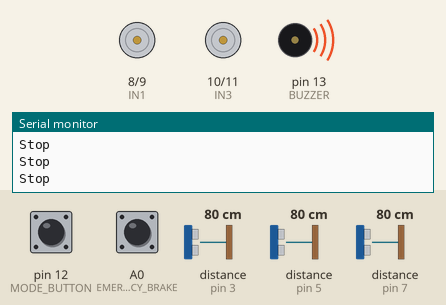
The sketch below on a simulated Arduino Uno, built with avr-gcc and run on an emulated ATmega328P. On the bench: motor-driver pin pairs drawn as motors (green arrow = first pin HIGH = forward, orange = second pin HIGH = backward, longer = more drive, scaled by the enable pin), buzzer (waves = sounding, pin HIGH), the last lines printed to the serial monitor. The test bench sets the inputs (shaded band); at power-on: A0 (EMERGENCY_BRAKE) HIGH, distance to the obstacle (sensors on pin 3, pin 5, pin 7) 80 cm, pin 12 (MODE_BUTTON) HIGH. The echo pulse lasts 58.3 µs per cm; pins used as bus, display or sensor lines are not drawn.

Above: at 1.25 s.
1.3 s: A0 (EMERGENCY_BRAKE) pulled LOW for 3.2 s
At 1.9 s:
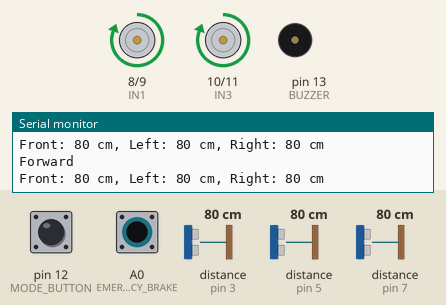
6.1 s: A0 (EMERGENCY_BRAKE) driven LOW
At 6.5 s:
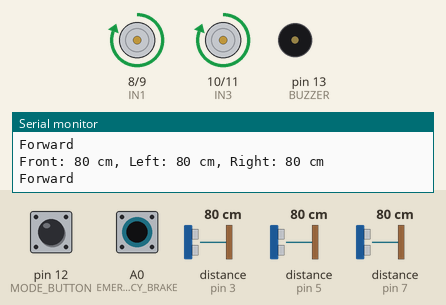
9.1 s: distance to the obstacle (sensor on pin 3) set to 13 cm
12.1 s: distance to the obstacle (sensor on pin 3) set to 10 cm
At 12.7 s:
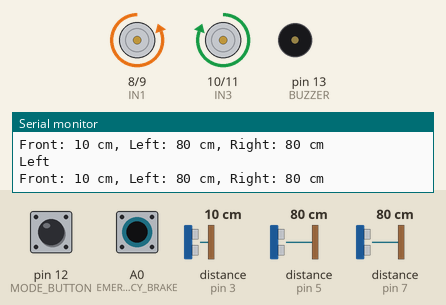
13.6 s: distance to the obstacle (sensor on pin 5) set to 74 cm
At 14.4 s:
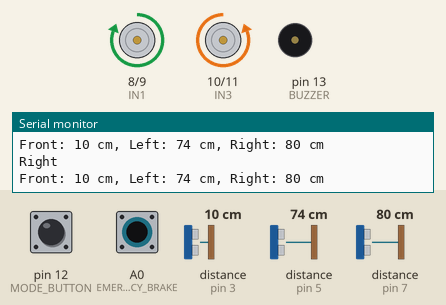
15.1 s: distance to the obstacle (sensor on pin 7) set to 69 cm
At 15.5 s:
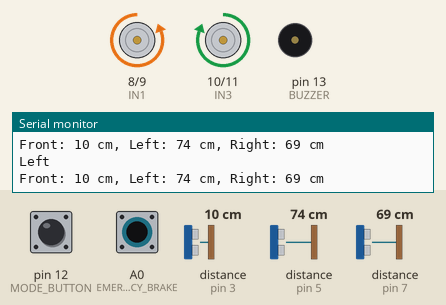
Timing chart, 0 to 17.6 s (numbered marks = the images above; inputs shaded):
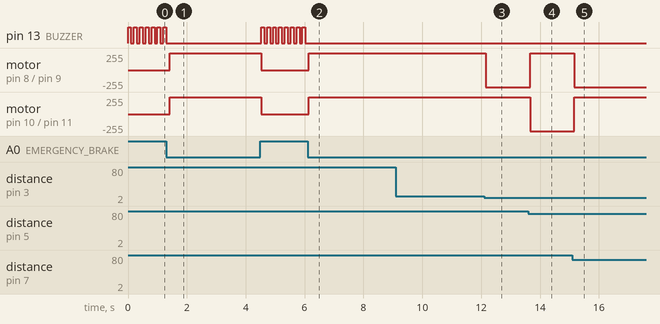

Measured:
- the behaviour switches between 12 and 11 cm on distance to the obstacle (sensor on pin 3) (found by bisection; images 2 and 3)
- the behaviour switches between 80 and 79 cm on distance to the obstacle (sensor on pin 5) (found by bisection; images 3 and 4)
- the behaviour switches between 75 and 74 cm on distance to the obstacle (sensor on pin 7) (found by bisection; images 4 and 5)
- after the input at 1.3 s, motor on pin 8 (IN1) / pin 9 (IN2), motor on pin 10 (IN3) / pin 11 (IN4): stopped → forward 255/255 after 0.12 s, → stopped 3.1 s later
- after the input at 6.1 s, pin 13 (BUZZER): stops changing and stays LOW; motor on pin 8 (IN1) / pin 9 (IN2), motor on pin 10 (IN3) / pin 11 (IN4): stopped → forward 255/255 at once
- after the input at 12.1 s, motor on pin 8 (IN1) / pin 9 (IN2): forward 255/255 → backward 255/255 after 0.06 s
- after the input at 13.6 s, motor on pin 8 (IN1) / pin 9 (IN2): backward 255/255 → forward 255/255 after 0.07 s; motor on pin 10 (IN3) / pin 11 (IN4): forward 255/255 → backward 255/255 after 0.07 s
- after the input at 15.1 s, motor on pin 8 (IN1) / pin 9 (IN2): forward 255/255 → backward 255/255 after 0.07 s; motor on pin 10 (IN3) / pin 11 (IN4): backward 255/255 → forward 255/255 after 0.07 s

The sketch:

Smart_Wheelchair.ino
```cpp
#include <SoftwareSerial.h>

// Define pins for ultrasonic sensors
#define TRIG_FRONT 2
#define ECHO_FRONT 3
#define TRIG_LEFT 4
#define ECHO_LEFT 5
#define TRIG_RIGHT 6
#define ECHO_RIGHT 7

// Define pins for motor driver
#define IN1 8
#define IN2 9
#define IN3 10
#define IN4 11

const int ena = A1;  // PWM pin for motor A
const int enb = A2; // PWM pin for motor B

const int Speed = 150; // Adjusted speed value (range 0-255)

// Define pin for buzzer (horn)
#define BUZZER 13
#define EMERGENCY_BRAKE A0
// Define pin for mode button
#define MODE_BUTTON 12

// Bluetooth module pins
SoftwareSerial BTSerial(0, 1); // RX | TX

// Threshold distance in centimeters
const int threshold = 11;

// Variables for path retribution
bool deviatingLeft = false;
bool deviatingRight = false;
unsigned long deviationStartTime = 0;
const unsigned long deviationDuration = 2000; // Time to deviate in milliseconds

void setup() {
    // Initialize serial communication
    Serial.begin(9600);
    BTSerial.begin(9600);

    // Set up the ultrasonic sensor pins
    pinMode(TRIG_FRONT, OUTPUT);
    pinMode(ECHO_FRONT, INPUT);
    pinMode(TRIG_LEFT, OUTPUT);
    pinMode(ECHO_LEFT, INPUT);
    pinMode(TRIG_RIGHT, OUTPUT);
    pinMode(ECHO_RIGHT, INPUT);

    // Set up the motor driver pins
    pinMode(IN1, OUTPUT);
    pinMode(IN2, OUTPUT);
    pinMode(IN3, OUTPUT);
    pinMode(IN4, OUTPUT);

    // Set up the buzzer pin
    pinMode(BUZZER, OUTPUT);
    digitalWrite(BUZZER, LOW);

    // Set up the mode button pin
    pinMode(MODE_BUTTON, INPUT_PULLUP);

    // Set up the emergency brake pin
    pinMode(EMERGENCY_BRAKE, INPUT_PULLUP);

    // Set PWM pins
    pinMode(ena, OUTPUT);
    pinMode(enb, OUTPUT);
}

void loop() {
    // Check the mode button state
    bool isBluetoothMode = digitalRead(MODE_BUTTON) == LOW;

    // Check the emergency brake state
    if (digitalRead(EMERGENCY_BRAKE) == HIGH) {
        // Emergency brake activated
        stop();
        digitalWrite(BUZZER, HIGH);
        delay(100); // Horn duration
        digitalWrite(BUZZER, LOW);
        delay(100); // Pause before the next loop iteration
        return; // Skip the rest of the loop
    }

    if (isBluetoothMode) {
        // Bluetooth control mode
        stop();
        if (BTSerial.available()) {
            char command = BTSerial.read();
            handleBluetoothCommand(command);
        }
    } else {
        // Automated control mode using ultrasonic sensors
        automatedControl();
    }
}

void automatedControl() {
    // Read distances from ultrasonic sensors
    long distanceFront = getDistance(TRIG_FRONT, ECHO_FRONT);
    long distanceLeft = getDistance(TRIG_LEFT, ECHO_LEFT);
    long distanceRight = getDistance(TRIG_RIGHT, ECHO_RIGHT);

    // Print distances to Serial Monitor
    Serial.print("Front: ");
    Serial.print(distanceFront);
    Serial.print(" cm, Left: ");
    Serial.print(distanceLeft);
    Serial.print(" cm, Right: ");
    Serial.print(distanceRight);
    Serial.println(" cm");

    // Obstacle avoidance and path retribution
    if (distanceFront < threshold) {
        // Obstacle detected in front, check sides
        if (distanceLeft < threshold && distanceRight < threshold) {
            // Obstacles on all sides, stop
            stop();
        } else if (distanceLeft > distanceRight) {
            // More space on the left, turn left
            turnLeft();
            deviatingLeft = true;
            deviatingRight = false;
            deviationStartTime = millis();
        } else if (distanceLeft < distanceRight) {
            // More space on the right, turn right
            turnRight();
            deviatingLeft = false;
            deviatingRight = true;
            deviationStartTime = millis();
        } else {
            // Equal space on left and right, turn left
            turnLeft();
            deviatingLeft = true;
            deviatingRight = false;
            deviationStartTime = millis();
        }
    } else {
        // No obstacle in front
        if (deviatingLeft || deviatingRight) {
            // Path retribution logic
            if (millis() - deviationStartTime < deviationDuration) {
                if (deviatingLeft) {
                    turnRight();
                } else if (deviatingRight) {
                    turnLeft();
                }
            } else {
                // Retribution completed
                deviatingLeft = false;
                deviatingRight = false;
                moveForward();
            }
        } else {
            // Move forward if not deviating
            moveForward();
        }
    }
}

long getDistance(int trigPin, int echoPin) {
    // Send a 10us pulse to trigger the sensor
    digitalWrite(trigPin, LOW);
    delayMicroseconds(2);
    digitalWrite(trigPin, HIGH);
    delayMicroseconds(10);
    digitalWrite(trigPin, LOW);

    // Read the echo pin and calculate distance
    long duration = pulseIn(echoPin, HIGH);
    long distance = (duration / 2) / 29.1; // Convert duration to centimeters
    return distance;
}

void moveForward() {
    Serial.println("Forward");
    digitalWrite(IN1, HIGH);
    digitalWrite(IN2, LOW);
    digitalWrite(IN3, HIGH);
    digitalWrite(IN4, LOW);
    analogWrite(ena, Speed);
    analogWrite(enb, Speed);
}

void turnLeft() {
    Serial.println("Left");
    digitalWrite(IN1, LOW);
    digitalWrite(IN2, HIGH);
    digitalWrite(IN3, HIGH);
    digitalWrite(IN4, LOW);
    analogWrite(ena, Speed);
    analogWrite(enb, Speed);
}

void turnRight() {
    Serial.println("Right");
    digitalWrite(IN1, HIGH);
    digitalWrite(IN2, LOW);
    digitalWrite(IN3, LOW);
    digitalWrite(IN4, HIGH);
    analogWrite(ena, Speed);
    analogWrite(enb, Speed);
}

void stop() {
    Serial.println("Stop");
    digitalWrite(IN1, LOW);
    digitalWrite(IN2, LOW);
    digitalWrite(IN3, LOW);
    digitalWrite(IN4, LOW);
    analogWrite(ena, 0);
    analogWrite(enb, 0);
}

void handleBluetoothCommand(char command) {
    digitalRead(command);
        if(command =='F'){ // Forward
            moveForward();
            Serial.print("Going forward ");
        }


        else if(command =='L'){ // Left
            turnLeft();
            Serial.print("\nGoing left");
          }
        else if(command =='R'){ // Right
            turnRight();
            Serial.print("\nGoing right");
            }
        else if(command =='S'){ // Stop
            stop();
            Serial.print("\nStopping");
            }
        else if(command =='V'){// Horn
            digitalWrite(BUZZER, HIGH);
            delay(100); // Horn duration
            digitalWrite(BUZZER, LOW);
            Serial.print("\nBuzzer buzzed");
            }
        else{
            Serial.print("\nGive command");
        }
    }
```
